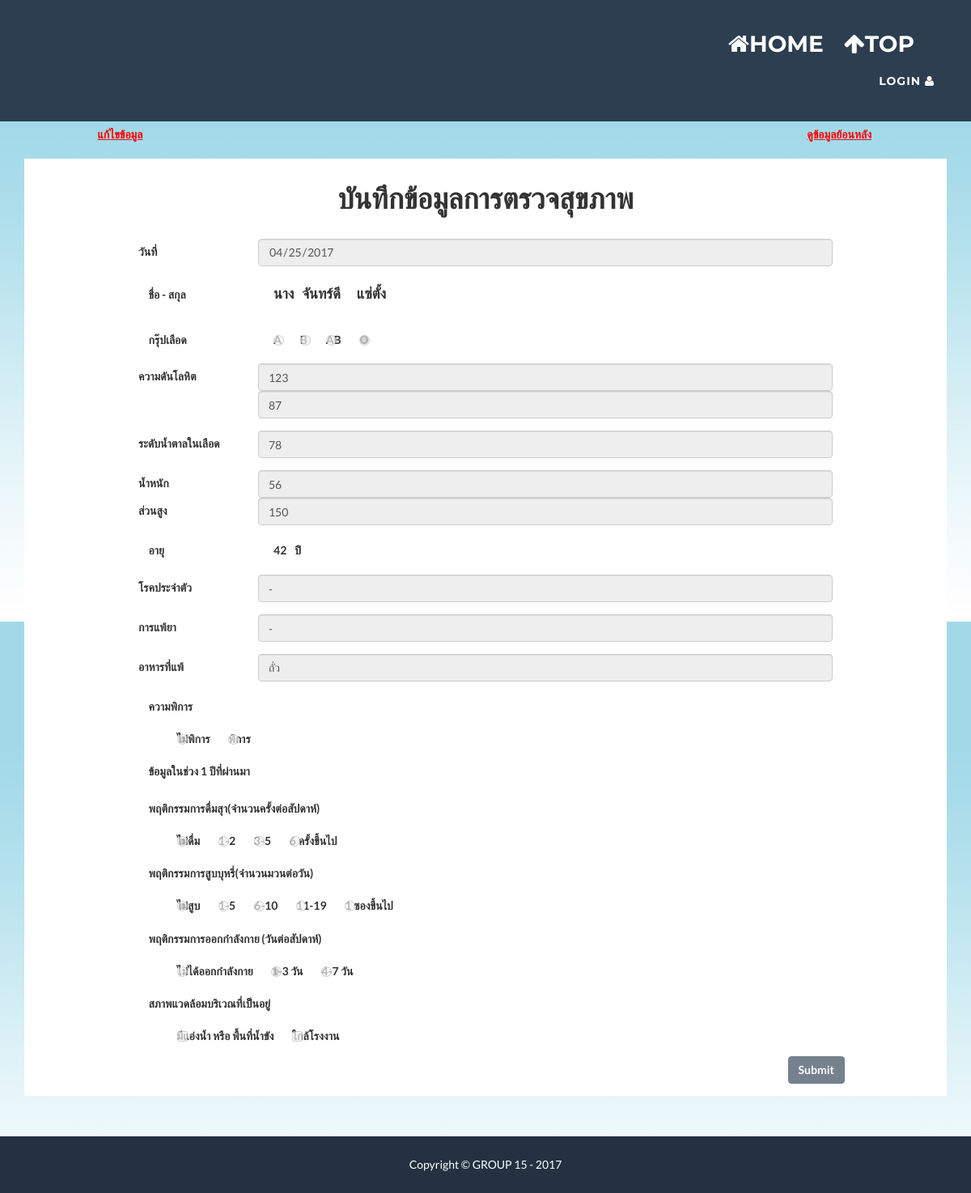
The app's page /adddata-old-case.php?id=1234423443546 with its own data.
### tables this page shows
CREATE TABLE `health_info` (
  `Hcid` varchar(13) NOT NULL,
  `Year` year(4) NOT NULL,
  `Date_of_Health` date NOT NULL,
  `Blood_group` char(2) NOT NULL,
  `BP_SYS` int(3) NOT NULL,
  `BP_DIA` int(3) NOT NULL,
  `FBS` int(3) NOT NULL,
  `Weight` double(5,0) NOT NULL,
  `Height` double(6,0) NOT NULL,
  `Chronic_Disease` varchar(150) NOT NULL,
  `Intolerance` varchar(150) NOT NULL,
  `Food_allergies` varchar(150) NOT NULL,
  `Disability` int(1) NOT NULL,
  `BOA` int(1) NOT NULL,
  `BOS` int(1) NOT NULL,
  `Exercise` int(1) NOT NULL,
  `Water_area` int(1) NOT NULL,
  `Near_factory` int(1) NOT NULL
);

CREATE TABLE `person` (
  `Citizen_ID` varchar(13) NOT NULL,
  `Title` varchar(7) NOT NULL,
  `Fname` varchar(50) NOT NULL,
  `Lname` varchar(50) NOT NULL,
  `Birth_date` date NOT NULL,
  `Tel` varchar(10) NOT NULL,
  `Education` int(5) NOT NULL,
  `Job` int(5) NOT NULL,
  `Salary` int(5) NOT NULL,
  `RWO` varchar(10) NOT NULL,
  `Hid` varchar(11) NOT NULL
);

### adddata-old-case.php (the view, shortened to what this page needs)
<?php include "head.php" ?>
<?php include "connection.php" ?>
<?php
    $id = $_GET['id'];
?>
<?php
    $sql = "SELECT * FROM health_info WHERE Hcid = '$id' ";
    $result = mysqli_query($con,$sql);
    while($row = mysqli_fetch_array($result)){
        $id = $row["Hcid"];
        $d = $row["Date_of_Health"];
        $w = $row["Weight"];
        $h = $row["Height"];
        $bg = $row["Blood_group"];
        $dis= $row["Disability"];
        $into = $row["Intolerance"];
        $food = $row["Food_allergies"];
        $sys = $row["BP_SYS"];
        $dia = $row["BP_DIA"];
        $fbs = $row["FBS"];
        $chr = $row["Chronic_Disease"];
        $bos = $row["BOS"];
        $boa = $row["BOA"];
        $ex = $row["Exercise"];
        $wa = $row["Water_area"];
        $nf = $row["Near_factory"];
    }
?>
<?php
        if(isset($_SESSION['PHP_SELF'])){
        $p = htmlspecialchars($_SESSION['PHP_SELF']);
    }else{
        $p = '';
    }
?>
<div>
<div class="row">
<div class="form-check form-group col" style="margin-left:10%">
    <label class="col-form-label"><?php echo "<a href='adddata-old-case-edit.php?id=$id' style='color: red'>"?><u>แก้ไขข้อมูล</u></a></label>
  </div>
  <div class="form-check form-group col" style="margin-right:10%" align="right">
    <label class="col-form-label"><?php echo "<a href='adddata-old-case-view.php?id=$id' style='color: red'>"?><u>ดูข้อมูลย้อนหลัง</u></a></label>
  </div>
</div>
    <div class="container" style="background:white" d>
      <div class="row">
        <div class="col-lg-12">
          <div style="width:100%" >
            <div align="center" style="padding-top:10px;padding-bottom:20px"><h1>บันทึกข้อมูลการตรวจสุขภาพ</h1></div>
            <form name="myForm" action="<?$p?>" method="post" onsubmit="return validateForm()">
              <div class="form-group row" style="margin-left:10%;margin-right:10%" id="lname_div">
            <label class="col-2 col-form-label">วันที่</label>
            <div class="col-10">
              <?php echo "<input disabled ='' class='form-control' type='date' class='form-control' id='date' placeholder='Date' maxlength='0' value='$d'>"?>
            </div>
            </div>
            <?php
                $sql = "SELECT Title,Fname,Lname, Year(CURRENT_DATE)-Year(Birth_date) AS Age FROM person WHERE Citizen_ID = '$id'";
                $result = mysqli_query($con,$sql);
                while($row = mysqli_fetch_array($result)){
                    $title = $row["Title"];
                    $fname = $row["Fname"];
                    $lname = $row["Lname"];
                    $age = $row["Age"];
                }
            ?>
              <div class="form-check form-group row" style="margin-left:10%">
                <label class="col-2 col-form-label">ชื่อ - สกุล</label>
                <label class="form-check-label">
                  <h4><label style="padding-right:10px">
                    <?php echo $title; ?>
                      </label><label style="padding-right:20px">
                      <?php
                         echo $fname;
                      ?>
                      </label><label>
                      <?php
                        echo $lname;
                      ?>
                      </label></h4>
                </label>
              </div>
              <div class="form-check form-group row" style="margin-left:10%">
                <label class="col-2 col-form-label">กรุ๊ปเลือด</label>
                <label class="form-check-label">
                  <input disabled="" class="form-check-input" type="radio" name="BloodGroup" id="inlineRadioA" value='$bg' <?php if($bg == 'A') echo "checked"; ?>>A
                </label>
                <label class="form-check-label" style="margin-left:2%">
                  <input disabled='' class='form-check-input' type='radio' name='BloodGroup' id='inlineRadioA' value='$bg' <?php if($bg == 'B') echo "checked"; ?>>B
                </label>
                <label class="form-check-label" style="margin-left:2%">
                  <input disabled='' class='form-check-input' type='radio' name='BloodGroup' id='inlineRadioA' value='$bg'<?php if($bg == 'AB') echo "checked"; ?>>AB
                </label>
                <label class="form-check-label" style="margin-left:2%">
                  <input disabled='' class='form-check-input' type='radio' name='BloodGroup' id='inlineRadioA' value='$bg' <?php if($bg == 'O') echo "checked";?>>O
                </label>
              </div>
              <div class="form-group row" style="margin-left:10%;margin-right:10%">
                <label class="col-2 col-form-label">ความดันโลหิต</label>
                <div class="col-10">
                  <?php echo "<input disabled='' class='form-control' type='number' id='SYS' name='SYS' placeholder='SYS' min='1' max='999' value='$sys'>" ?>
                  <?php echo "<input disabled='' class='form-control' type='number' id='DIA' name='DIA'  placeholder='DIA' min='1' max='999' value='$dia'>" ?>
                </div>
              </div>
              <div class="form-group row" style="margin-left:10%;margin-right:10%">
                  <label class="col-2 col-form-label">ระดับน้ำตาลในเลือด</label>
                <div class="col-10">
                  <?php echo "<input disabled='' class='form-control' type='number' id='FBS' name='FBS' placeholder='FBS' min='1' max='999' value='$fbs'>" ?>
                </div>
              </div>
              <div class="form-group row" style="margin-left:10%;margin-right:10%">
               <label class="col-2 col-form-label">น้ำหนัก</label>
               <div class="col-10">
                <?php echo "<input disabled='' class='form-control' type='number' id='weight' name='weight' placeholder='kilogram' min='1' max='999' value='$w'>" ?>
              </div>
              <label class="col-2 col-form-label">ส่วนสูง</label>
              <div class="col-10">
                <?php echo "<input disabled='' class='form-control' type='number' id='height' name='height' placeholder='meter' min='1' max='999' value='$h'>" ?>
              </div>
            </div>
            <div class="form-check form-group row" style="margin-left:10%">
              <label class="col-2 col-form-label">อายุ</label>
              <label class="form-check-label">
                <label style="padding-right:10px">
                   <?php
                        echo $age;
                    ?>
                  </label><label style="padding-right:20px">ปี</label>
              </label>
            </div>
                <div class="form-group row" style="margin-left:10%;margin-right:10%" id="chr_div">
              <label class="col-2 col-form-label">โรคประจำตัว</label>
              <div class="col-10">
                <?php echo"<input disabled='' class='form-control' type='text' id='chr' name='chr' placeholder='โรคประจำตัว' onkeyup='clean_not_char(this)' onkeydown='clean_not_char(this)' value = '$chr'>" ?>
              </div>
          </div>
          <div class="form-group row" style="margin-left:10%;margin-right:10%" id="into_div">
              <label class="col-2 col-form-label">การแพ้ยา</label>
              <div class="col-10">
                <?php echo "<input disabled='' class='form-control' type='text' id='into' name='into' placeholder='การแพ้ยา' onkeyup='clean_not_char(this)' onkeydown='clean_not_char(this)' value = '$into'>" ?>
              </div>
          </div>
          <div class="form-group row" style="margin-left:10%;margin-right:10%" id="food_div">
              <label class="col-2 col-form-label">อาหารที่แพ้</label>
              <div class="col-10">
                <?php echo "<input disabled='' class='form-control' type='text' id='food' name='food' placeholder='อาหารที่แพ้' onkeyup='clean_not_char(this)' onkeydown='clean_not_char(this)' value='$food'>" ?>
              </div>
          </div>
              <div class="form-check form-group row" style="margin-left:10%" >
            <label class="col-8 col-form-label">ความพิการ</label>
          </div>
          <div class="form-check form-group row" style="margin-left:10%" >
            <label class="form-check-label"  style="margin-left:5%">
              <input disabled='' class='form-check-input' type='radio' name='disa' id='disa0' value='$dis' <?php if($dis == 0) echo "checked"?>>ไม่พิการ
            </label>
            <label class="form-check-label" style="margin-left:2%">
              <input disabled='' class='form-check-input' type='radio' name='disa' id='disa1' value='$dis' <?php if($dis == 1) echo "checked"?>>พิการ
            </label>
          </div>
            <div class="form-check form-group row" style="margin-left:10%">
              <label class="col-8 col-form-label">ข้อมูลในช่วง 1 ปีที่ผ่านมา</label>
            </div>
            <div class="form-check form-group row" style="margin-left:10%">
              <label class="col-8 col-form-label">พฤติกรรมการดื่มสุา(จำนวนครั้งต่อสัปดาห์)</label>
            </div>
            <div class="form-check form-group row" style="margin-left:10%">
              <label class="form-check-label" style="margin-left:5%">
                <input disabled='' class='form-check-input' type='radio' name='Drink' id='drink0' value='$boa' <?php if($boa == 0) echo "checked"?>> ไม่ดื่ม
              </label>
              <label class="form-check-label" style="margin-left:2%">
                <input disabled='' class='form-check-input' type='radio' name='Drink' id='drink1' value='$boa' <?php if($boa == 1) echo "checked"?>> 1-2
              </label>
              <label class="form-check-label" style="margin-left:2%">
                <input disabled='' class='form-check-input' type='radio' name='Drink' id='drink2' value='$boa' <?php if($boa == 2) echo "checked"?>> 3-5
              </label>
              <label class="form-check-label" style="margin-left:2%">
                <input disabled='' class='form-check-input' type='radio' name='Drink' id='drink3' value='$boa' <?php if($boa == 3) echo "checked"?>> 6 ครั้งขึ้นไป
              </label>
            </div>
            <div class="form-check form-group row" style="margin-left:10%">
              <label class="col-8 col-form-label">พฤติกรรมการสูบบุหรี่(จำนวนมวนต่อวัน)</label>
            </div>
            <div class="form-check form-group row" style="margin-left:10%">
              <label class="form-check-label"  style="margin-left:5%">
                <input disabled='' class='form-check-input' type='radio' name='Smoke' id='Smoke0' value='$bos' <?php if($bos == 0) echo "checked"?>> ไม่สูบ
              </label>
              <label class="form-check-label" style="margin-left:2%">
                <input disabled='' class='form-check-input' type='radio' name='Smoke' id='Smoke1' value='$bos' <?php if($bos == 1) echo "checked"?>> 1-5
              </label>
              <label class="form-check-label" style="margin-left:2%">
                <input disabled='' class='form-check-input' type='radio' name='Smoke' id='Smoke2' value='$bos' <?php if($bos == 2) echo "checked"?>> 6-10
              </label>
              <label class="form-check-label" style="margin-left:2%">
                <input disabled='' class='form-check-input' type='radio' name='Smoke' id='Smoke3' value='$bos' <?php if($bos == 3) echo "checked"?>> 11-19
              </label>
              <label class="form-check-label" style="margin-left:2%">
                <input disabled='' class='form-check-input' type='radio' name='Smoke' id='Smoke4' value='$bos'<?php if($bos == 4) echo "checked"?>> 1 ซองขึ้นไป
              </label>
            </div>
            <div class="form-check form-group row" style="margin-left:10%">
              <label class="col-8 col-form-label">พฤติกรรมการออกกำลังกาย (วันต่อสัปดาห์)</label>
            </div>
            <div class="form-check form-group row" style="margin-left:10%">
              <label class="form-check-label"  style="margin-left:5%">
                <input disabled='' class='form-check-input' type='radio' name='exercise' id='exercise0' value='$ex' <?php if($ex == 0) echo "checked" ?>>ไม่ได้ออกกำลังกาย
              </label>
              <label class="form-check-label" style="margin-left:2%">
                <input disabled='' class='form-check-input' type='radio' name='exercise' id='exercise1' value='$ex' <?php if($ex == 1) echo "checked"?>>1-3 วัน
              </label>
              <label class="form-check-label" style="margin-left:2%">
                <input disabled='' class='form-check-input' type='radio' name='exercise' id='exercise2' value='$ex' <?php if($ex == 2) echo "checked"?>>4-7 วัน
              </label>
            </div>
            <div class="form-check form-group row" style="margin-left:10%">
              <label class="col-8 col-form-label">สภาพแวดล้อมบริเวณที่เป็นอยู่</label>
            </div>
            <div class="form-check form-group row" style="margin-left:10%">
              <label class="form-check-label"  style="margin-left:5%">
                <input disabled='' class='form-check-input' type='checkbox' id='homearea1' name='homeArea1' value='$wa' <?php if($wa == 1) echo "checked"?> aria-label='...'>มีแอ่งน้ำ หรือ พื้นที่น้ำขัง
              </label>
              <label class="form-check-label" style="margin-left:2%">
                <input disabled='' class='form-check-input' type='checkbox' id='homearea2' name='homeArea2' value='$nf' <?php if($nf == 1) echo "checked"?> aria-label='...'>ใกล้โรงงาน
              </label>
            </div>
            <div class="form-check form-group row" style="margin-left:10%;margin-right:10%" align="right">
              <button type="submit" name = "send" class="btn btn-primary" disabled="">Submit</button>
            </div>
          </form>
        </div>
      </div>
    </div>
  </div>
</div>
<?php include "foot.php" ?>

### records on screen
health_info: Date_of_Health "04/25/2017", Blood_group "☐ A", Blood_group "☐ B", Blood_group "☐ AB", Blood_group "☑ O", SYS "123", DIA "87", FBS "78", weight "56", height "150", chr "-", into "-", food "ถั่ว", Disability "☑ ไม่พิการ", Disability "☐ พิการ", BOA "☑ ไม่ดื่ม", BOA "☐ 1-2", BOA "☐ 3-5", BOA "☐ 6 ครั้งขึ้นไป", BOS "☑ ไม่สูบ", BOS "☐ 1-5", BOS "☐ 6-10", BOS "☐ 11-19", BOS "☐ 1 ซองขึ้นไป", Exercise "☐ ไม่ได้ออกกำลังกาย", Exercise "☑ 1-3 วัน", Exercise "☐ 4-7 วัน"
person: Title "นาง", Fname "จันทร์ดี", Lname "แซ่ตั้ง"

### other values on screen
$age "42"
